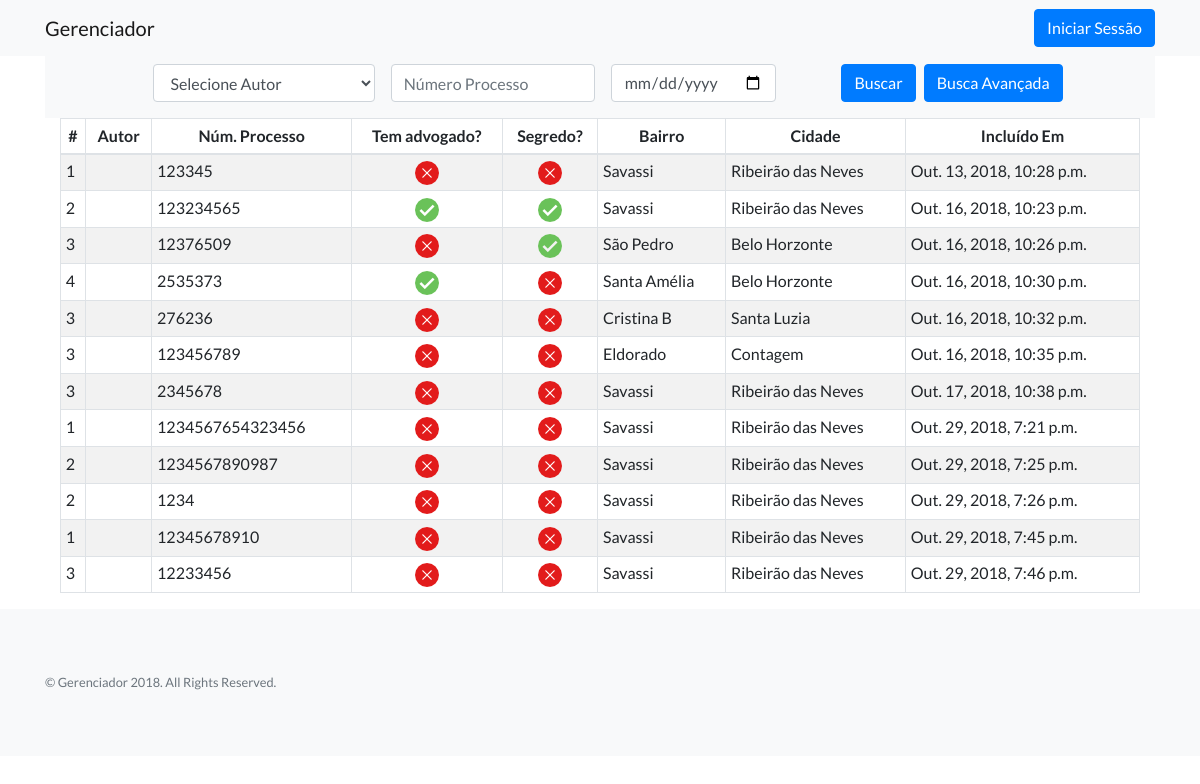
/Gerenciador/ListaProcesso, run on the app's committed database.
### Gerenciador/models.py (models this page shows, shortened)
class cadastro (models.Model):
    fk_autor=models.ForeignKey(autor, on_delete=models.CASCADE, verbose_name ='Autor')
    reu = models.CharField(max_length=200)
    documento = models.CharField(max_length=14)
    rua = models.CharField(max_length=200)
    numero = models.IntegerField(null=True)
    bairro = models.CharField(max_length=200)
    cidade = models.CharField(max_length=200)
    complemento = models.CharField(max_length=200, null=True,blank=True)
    cep = models.CharField(max_length=8)
    numero_processo = models.IntegerField()
    segredo = models.IntegerField(default=0 ,verbose_name='Segredo ?')
    advogado= models.IntegerField(default=0 ,verbose_name='Tem advogado ?')
    data_inclusao = models.DateTimeField(auto_now=True, verbose_name ='Incluido em')
    fk_conta =  models.IntegerField(default=0)

### Gerenciador/views.py (the view)
class Lista_Processo(ListView):
    model = cadastro
    template_name ='Gerenciador/Lista_Processo.html'
    def get_queryset(self, **kwargs):
        filtro_Basico = Q()
        filtro_Avancado = Q()
        f_Autor = self.request.GET.get('Autor')
        f_NumeroProcesso = self.request.GET.get('NumeroProcesso')
        f_DataInclusao = self.request.GET.get('DataInclusao')
        f_Bairro = self.request.GET.get('Bairro','')
        f_Cidade = self.request.GET.get('Cidade','')
        f_Segredo = self.request.GET.get('Segredo','')
        f_Advogado = self.request.GET.get('Advogado','')
        if f_Autor is not None and f_Autor != 'Selecione Autor':
            filtro_Basico.add(Q(fk_autor=f_Autor), Q.AND)
        if f_NumeroProcesso:
            filtro_Basico.add(Q(numero_processo=f_NumeroProcesso), Q.AND)
        if f_DataInclusao:
            f_DataInclusao = datetime.strptime(f_DataInclusao, '%Y-%m-%d').date()
            filtro_Basico.add(Q(data_inclusao__date=f_DataInclusao), Q.AND)
        if filtro_Basico:
            return cadastro.objects.filter(filtro_Basico)
        if f_Bairro:
            filtro_Avancado.add(Q(bairro__icontains=f_Bairro), Q.AND)
        if filtro_Avancado:
            return cadastro.objects.filter(filtro_Avancado)
        else:
            return cadastro.objects.prefetch_related('fk_autor').all()
    def get_context_data(self, **kwargs):
        context = super(Lista_Processo, self).get_context_data(**kwargs)
        context['Autor']  = autor.objects.select_related('fk_autor').values()
        return context

### Gerenciador/templates/Gerenciador/Lista_Processo.html (shortened to what this page needs)
{% extends 'Gerenciador/base.html' %}
{% load widget_tweaks%}
{% block content %}
<nav class="navbar navbar-light bg-light">
    <div class="container justify-content-center">
        <form method="GET" action="" class="form-inline">
            <div class="form-group mx-sm-3 mb-2 ">
                <select name="Autor" class="form-control col-md-4">
                    <option>Selecione Autor</option>
                  </select>
                <input type="search" name="NumeroProcesso" class="form-control" placeholder="Número Processo">
                <input type="date" name="DataInclusao" class="form-control"">
              </div>
              <button type="submit" class="btn btn-primary mx-sm-2 mb-2">Buscar</button>
              <button type="button" class="btn btn-primary mb-2" data-toggle="modal" data-target="#exampleModal" data-whatever="@mdo">Busca Avançada</button>
        </form>
    </div>
  </nav>
<div class="container">
  <table id="minhaTabela" class="table table-striped table-bordered table-sm">
    <thead>
      <tr align="center">
        <th scope="col">#</th>
        <th scope="col">Autor</th>
        <th scope="col">Núm. Processo</th>
        <th scope="col">Tem advogado?</th>
        <th scope="col">Segredo?</th>
        <th scope="col">Bairro</th>
        <th scope="col">Cidade</th>
        <th scope="col">Incluído Em</th>
      </tr>
    </thead>
    <tbody>
        {%for e in object_list%}
      <tr>
        <td>{{e.fk_autor_id}}</td>
        <td>{{e.nome_autor}}</td>
        <td>{{e.numero_processo}}</td>
        <td align="center">{% if e.advogado == 1 %}
              <img src="../../static/Gerenciador/img/ok2.png" alt="Tem advogado">
            {% else %}
              <img src="../../static/Gerenciador/img/delete.png" alt="Não tem Advogado">
            {% endif %}
        </td>
        <td align="center">{% if e.segredo == 1 %}
            <img src="../../static/Gerenciador/img/ok2.png" alt="Tem advogado">
          {% else %}
            <img src="../../static/Gerenciador/img/delete.png" alt="Não tem Advogado">
          {% endif %}
      </td>
        <td>{{e.bairro}}</td>
        <td>{{e.cidade}}</td>
        <td>{{e.data_inclusao}}</td>
      </tr>
      {% endfor %}
    </tbody>
</table>
</div>
{% endblock %}

### Gerenciador/static/Gerenciador/css/landing-page.css (style rules this page uses)
body { font-family: 'Lato', 'Helvetica Neue', Helvetica, Arial, sans-serif; }

### data on the page
cadastro: fk_autor_id "1", numero_processo "123345", advogado 0 (drawn), segredo 0 (drawn), bairro "Savassi", cidade "Ribeirão das Neves", data_inclusao "Out. 13, 2018, 10:28 p.m."
cadastro: fk_autor_id "2", numero_processo "123234565", advogado 1 (drawn), segredo 1 (drawn), bairro "Savassi", cidade "Ribeirão das Neves", data_inclusao "Out. 16, 2018, 10:23 p.m."
cadastro: fk_autor_id "3", numero_processo "12376509", advogado 0 (drawn), segredo 1 (drawn), bairro "São Pedro", cidade "Belo Horzonte", data_inclusao "Out. 16, 2018, 10:26 p.m."
cadastro: fk_autor_id "4", numero_processo "2535373", advogado 1 (drawn), segredo 0 (drawn), bairro "Santa Amélia", cidade "Belo Horzonte", data_inclusao "Out. 16, 2018, 10:30 p.m."
cadastro: fk_autor_id "3", numero_processo "276236", advogado 0 (drawn), segredo 0 (drawn), bairro "Cristina B", cidade "Santa Luzia", data_inclusao "Out. 16, 2018, 10:32 p.m."
cadastro: fk_autor_id "3", numero_processo "123456789", advogado 0 (drawn), segredo 0 (drawn), bairro "Eldorado", cidade "Contagem", data_inclusao "Out. 16, 2018, 10:35 p.m."
cadastro: fk_autor_id "3", numero_processo "2345678", advogado 0 (drawn), segredo 0 (drawn), bairro "Savassi", cidade "Ribeirão das Neves", data_inclusao "Out. 17, 2018, 10:38 p.m."
cadastro: fk_autor_id "1", numero_processo "1234567654323456", advogado 0 (drawn), segredo 0 (drawn), bairro "Savassi", cidade "Ribeirão das Neves", data_inclusao "Out. 29, 2018, 7:21 p.m."
cadastro: fk_autor_id "2", numero_processo "1234567890987", advogado 0 (drawn), segredo 0 (drawn), bairro "Savassi", cidade "Ribeirão das Neves", data_inclusao "Out. 29, 2018, 7:25 p.m."
cadastro: fk_autor_id "2", numero_processo "1234", advogado 0 (drawn), segredo 0 (drawn), bairro "Savassi", cidade "Ribeirão das Neves", data_inclusao "Out. 29, 2018, 7:26 p.m."
cadastro: fk_autor_id "1", numero_processo "12345678910", advogado 0 (drawn), segredo 0 (drawn), bairro "Savassi", cidade "Ribeirão das Neves", data_inclusao "Out. 29, 2018, 7:45 p.m."
cadastro: fk_autor_id "3", numero_processo "12233456", advogado 0 (drawn), segredo 0 (drawn), bairro "Savassi", cidade "Ribeirão das Neves", data_inclusao "Out. 29, 2018, 7:46 p.m."
